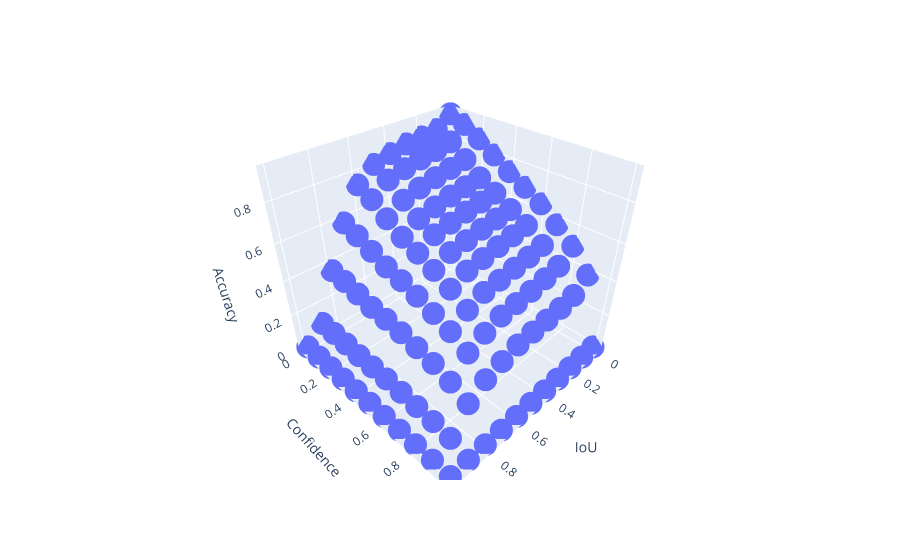

The notebook cell saved with this chart:
### Code cell
import plotly.express as px

df = pd.DataFrame(
    data=params_with_accuracy_lst,
    columns=['IoU', 'Confidence', 'Accuracy']
)
fig = px.scatter_3d(
    df, x='IoU', 
    y='Confidence',
    z='Accuracy')
fig.show()
